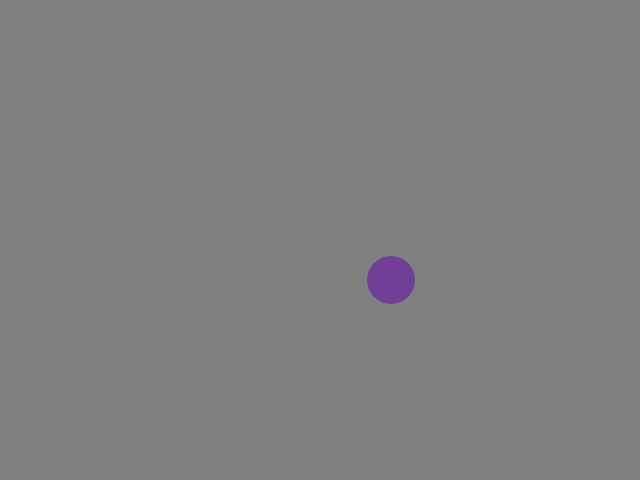
Frame 1 (no input)
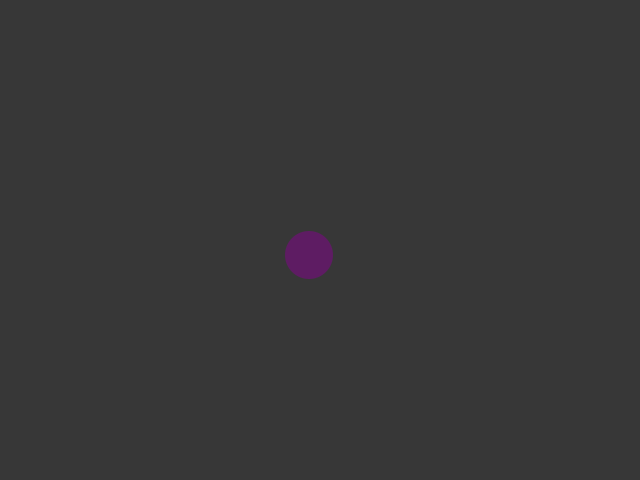
Frame 60 (the mouse pressed at the canvas centre just before this capture)
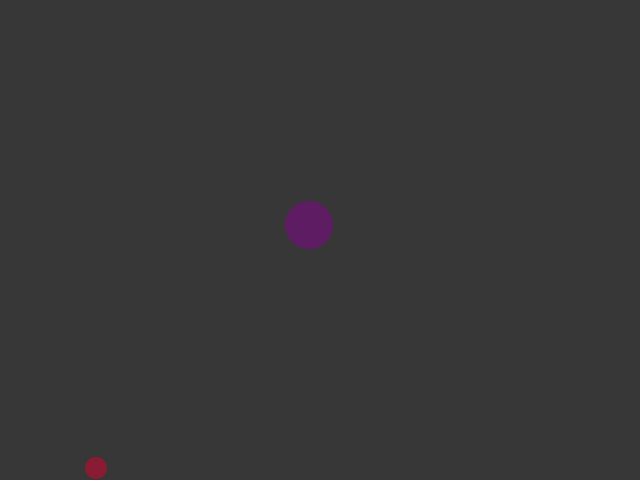
Frame 120 (the mouse held since frame 60 and released just before this capture)

The Processing sketch that drew these frames (run headless with seeded random() and noise(); from frame 60 on, the mouse is pressed at the canvas centre):

// Processing sketch: processing_42898
// ── processing_42898.pde

int countBall=1;
ArrayList balls;


void setup() {
  size(640, 480);
  smooth();
  noStroke();
  frameRate(30);
  balls = new ArrayList();
  balls.add(new Ball(width/2, height/2, int(random(20,100)), int(random(20,100)), color(255, 255, 255, 1), int(random(10,50))));
}

private class Ball { 
  int xPos, yPos, xAccel, yAccel, dia;
  color cirCol;
  Ball (int x, int y, int a, int b, color c, int d) {
    xPos = x;
    yPos = y;
    xAccel = a;
    yAccel = b;
    cirCol = c;
    dia = d;
  } 
  void moveBall() { 

    //horizontal bounce
    if (xPos<=0+dia/2)
    {
      xAccel=-xAccel;
      xPos=dia/2+1;
    }
    else if (xPos>=width-dia/2)
    {
      xAccel=-xAccel;
      xPos=width-dia/2-1;
    }
    else //increment xPos
    {
      xPos=xPos+xAccel;
    }

    //vertical bounce
    if (yPos<=0+dia/2)
    {
      yAccel=-yAccel;
      yPos=dia/2+1;
    }
    else if (yPos>=height-dia/2)
    {
      yAccel=-yAccel;
      yPos=height-dia/2-1;
    }
    else //increment yPos
    {
      yPos=yPos+yAccel;
    }
    //draw new position
    colorMode(RGB, width-dia, 255, width-dia, 2);
    cirCol = color(width-(xPos+dia/2), 0, xPos+dia/2, 1);
    fill(cirCol);
    ellipse(xPos, yPos, dia, dia);
  }
}

// nice copy from examples, not that sure about arraylists yet (comments are original) - http://processing.org/learning/topics/arraylistclass.html
void draw() {
  background(128);
  // With an array, we say balls.length, with an ArrayList, we say balls.size()
  // The length of an ArrayList is dynamic
  // Notice how we are looping through the ArrayList backwards
  // This is because we are deleting elements from the list  
  for (int i = balls.size()-1; i >= 0; i--) { 
    // An ArrayList doesn't know what it is storing so we have to cast the object coming out
    Ball ball = (Ball) balls.get(i);
    ball.moveBall();
  }  
  
}

void mousePressed() {
  balls.add(new Ball(mouseX, mouseY, int(random(20,100)), int(random(20,100)), color(255,255,255,1), int(random(10,50))));
}
